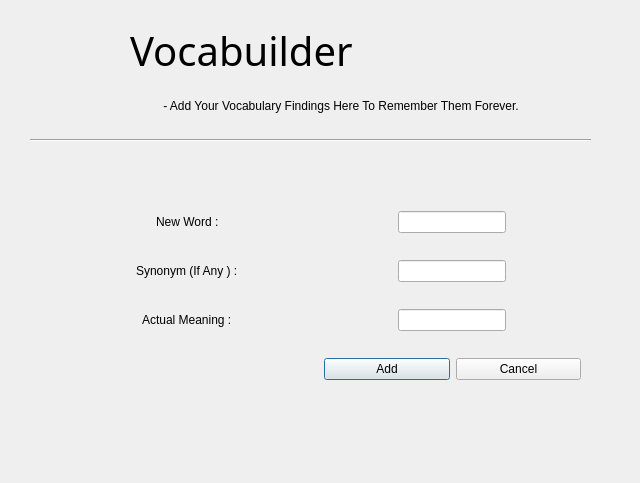
<?xml version="1.0" encoding="UTF-8"?>
<ui version="4.0">
 <class>AddWord_</class>
 <widget class="QDialog" name="AddWord_">
  <property name="geometry">
   <rect>
    <x>0</x>
    <y>0</y>
    <width>640</width>
    <height>483</height>
   </rect>
  </property>
  <property name="windowTitle">
   <string>Add Word Wizard (Vocabuilder)</string>
  </property>
  <widget class="QLabel" name="addword_label">
   <property name="geometry">
    <rect>
     <x>130</x>
     <y>20</y>
     <width>341</width>
     <height>61</height>
    </rect>
   </property>
   <property name="font">
    <font>
     <family>Nokia Standard Light</family>
     <pointsize>30</pointsize>
    </font>
   </property>
   <property name="text">
    <string>Vocabuilder</string>
   </property>
  </widget>
  <widget class="QLabel" name="addword_punchline">
   <property name="geometry">
    <rect>
     <x>160</x>
     <y>60</y>
     <width>651</width>
     <height>91</height>
    </rect>
   </property>
   <property name="text">
    <string> - Add Your Vocabulary Findings Here To Remember Them Forever.</string>
   </property>
  </widget>
  <widget class="Line" name="line">
   <property name="geometry">
    <rect>
     <x>30</x>
     <y>130</y>
     <width>561</width>
     <height>20</height>
    </rect>
   </property>
   <property name="orientation">
    <enum>Qt::Horizontal</enum>
   </property>
  </widget>
  <widget class="QWidget" name="gridLayoutWidget">
   <property name="geometry">
    <rect>
     <x>60</x>
     <y>190</y>
     <width>521</width>
     <height>211</height>
    </rect>
   </property>
   <property name="font">
    <font>
     <family>Segoe UI Historic</family>
    </font>
   </property>
   <layout class="QGridLayout" name="gridLayout">
    <item row="2" column="1" alignment="Qt::AlignHCenter">
     <widget class="QLineEdit" name="additem_meaning">
      <property name="font">
       <font>
        <family>Segoe UI Historic</family>
       </font>
      </property>
     </widget>
    </item>
    <item row="1" column="0" alignment="Qt::AlignHCenter">
     <widget class="QLabel" name="label_3">
      <property name="font">
       <font>
        <family>Segoe UI Historic</family>
       </font>
      </property>
      <property name="text">
       <string>Synonym (If Any ) : </string>
      </property>
     </widget>
    </item>
    <item row="1" column="1" alignment="Qt::AlignHCenter">
     <widget class="QLineEdit" name="addword_inputsynonym">
      <property name="font">
       <font>
        <family>Segoe UI Historic</family>
       </font>
      </property>
     </widget>
    </item>
    <item row="0" column="1" alignment="Qt::AlignHCenter">
     <widget class="QLineEdit" name="addword_inputneword">
      <property name="font">
       <font>
        <family>Segoe UI Historic</family>
       </font>
      </property>
      <property name="styleSheet">
       <string notr="true">color:green;</string>
      </property>
     </widget>
    </item>
    <item row="2" column="0" alignment="Qt::AlignHCenter">
     <widget class="QLabel" name="label_4">
      <property name="font">
       <font>
        <family>Segoe UI Historic</family>
       </font>
      </property>
      <property name="text">
       <string>Actual Meaning : </string>
      </property>
     </widget>
    </item>
    <item row="0" column="0" alignment="Qt::AlignHCenter">
     <widget class="QLabel" name="label_5">
      <property name="font">
       <font>
        <family>Segoe UI Historic</family>
       </font>
      </property>
      <property name="text">
       <string>New Word : </string>
      </property>
     </widget>
    </item>
    <item row="3" column="1">
     <layout class="QHBoxLayout" name="horizontalLayout">
      <item>
       <widget class="QPushButton" name="addword_ok">
        <property name="text">
         <string>Add</string>
        </property>
       </widget>
      </item>
      <item>
       <widget class="QPushButton" name="addword_cancel">
        <property name="text">
         <string>Cancel</string>
        </property>
       </widget>
      </item>
     </layout>
    </item>
   </layout>
  </widget>
 </widget>
 <resources/>
 <connections/>
</ui>
